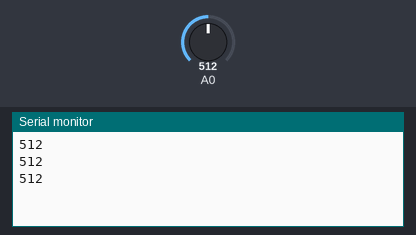
A sketch run on a simulated Arduino Uno, built with avr-gcc and run on an emulated ATmega328P. Parts: the last lines printed to the serial monitor. The test bench sets the inputs (shaded band); at power-on: A0 = 512.

Above: at 1.3 s.
1.4 s: A0 set to 716
At 1.9 s:
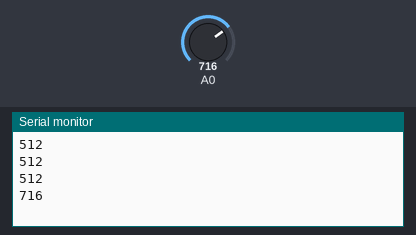
2.9 s: A0 set to 900
At 3.4 s:
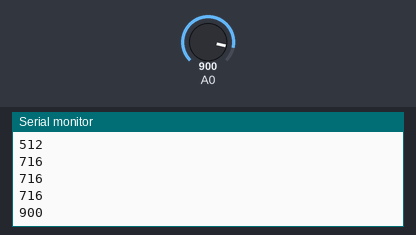
Timing chart, 0 to 5.9 s (numbered marks = the images above; inputs shaded):
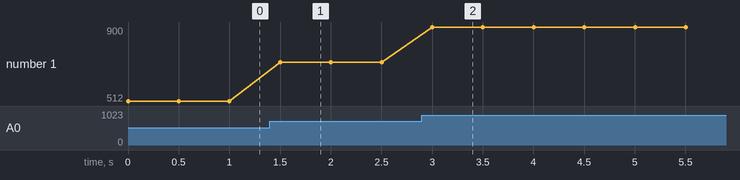

The sketch:

EXP17.ino
```cpp
#include<avr/io.h>
#include<util/delay.h>
#define checkbit(x,y) ((x) & (y))
#define bitn(p) (0x01 << (p))
int main (void)
{
  int val;
  Serial.begin(2000000);
  while(1)
  {
    ADMUX = 0x40;
    ADCSRA = 0xC7;
    while(checkbit(ADCSRA, bitn(ADSC)));
    val = ADCW;
    Serial.println(val);
    _delay_ms(500);
  }
}
```

Measured:
- after the input at 1.4 s, the serial monitor: prints a new line after 0.10 s (image 1)
- after the input at 2.9 s, the serial monitor: prints a new line after 0.10 s (image 2)
- plotted number 1: 512 → 716 after the input at 1.4 s, 716 → 900 after the input at 2.9 s
